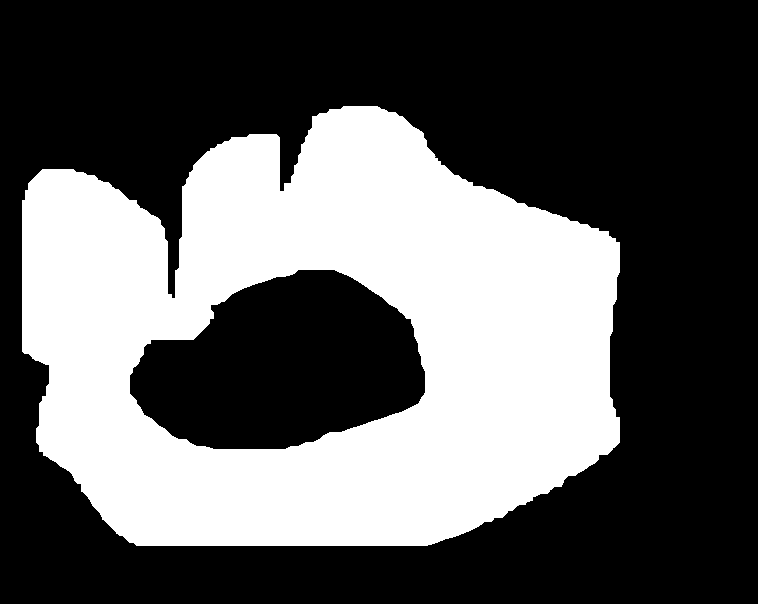
#> input picture img/countour.png, 758 x 604 px
$ python 4_9_2.py
#> lines starting #> are read from the running program, lines starting #| are printed output that depends on the picture; after the words box and inside, x2 and y2 are one past the last pixel; in counts of white or black regions, pixels touching at a corner belong together
import cv2 as cv
import numpy as np
from numpy.core.defchararray import center
img = cv.imread("./img/countour.png")
#> img is the input picture: shape (604, 758, 3); min 0, max 255, mean 93.9
gray = cv.cvtColor(img,cv.COLOR_RGB2GRAY)
ret,th = cv.threshold(gray,175,255,0)
#> th: shape (604, 758); 36.8% white; 1 white region
contours, hierarchy = cv.findContours(th,cv.RETR_TREE,cv.CHAIN_APPROX_SIMPLE)
#> contours = 2 contours; box (x1, y1, x2, y2) and area: (22, 106, 620, 546) 205336, (129, 269, 426, 450) 38117
cnt = contours[0]
#> cnt = contour of 436 points, box (x1, y1, x2, y2) (22, 106, 620, 546), area 205336
M = cv.moments(cnt)
#> M = moments, m00 205335.5, centre m10/m00, m01/m00 = (316.6, 344.5)
print(M)
#> (printed output is left out)
#质心
cx = int(M['m10']/M['m00'])
#> cx = 316
cy = int(M['m01']/M['m00'])
#> cy = 344
print("质心：x:{:d} y:{:d}".format(cx,cy))
#| 质心：x:316 y:344
#轮廓面积
area = cv.contourArea(cnt)
#> area = 205335.5
print("面积：{:.3f}".format(area))
#| 面积：205335.500
#轮廓周长
perimeter = cv.arcLength(cnt,True)
#> perimeter = 2224.6
print("周长：{:.3f}".format(perimeter))
#| 周长：2224.639
#轮廓近似
epsilon = 0.000001*cv.arcLength(cnt,True)
#> epsilon = 0.00222
approx = cv.approxPolyDP(cnt,epsilon,True)
#> approx has the same summary as cnt
cv.drawContours(img,approx,-1,(0,255,0),3)
cv.imshow("img",img)
#轮廓凸包
hull =cv.convexHull(cnt)
#> hull = contour of 24 points, box (x1, y1, x2, y2) (22, 106, 620, 546), area 220978
cv.drawContours(img,approx,-1,(0,0,255),3)
cv.imshow("img1",img)
#检查凸度 0 false 1 ture
k = cv.isContourConvex(cnt)
#> k = False
print("是否凸出：{:d}".format(k))
#| 是否凸出：0
#边界矩形-直角矩形
x,y,w,h = cv.boundingRect(cnt)
#> x = 22; y = 106; w = 598; h = 440
cv.rectangle(img,(x,y),(x+w,y+h),(255,0,0),3)
cv.imshow("img2",img)
#边界矩形-旋转矩形
rect = cv.minAreaRect(cnt)
#> rect = ((320.5, 325.5), (439, 597), -90)
box = cv.boxPoints(rect)
#> box = [[619, 545], [22, 545], [22, 106], [619, 106]]
box = np.int0(box)
cv.drawContours(img,[box],0,(125,125,125),3)
cv.imshow("img3",img)
#最小闭合圈
(x,y),radius = cv.minEnclosingCircle(cnt)
#> x = 323; y = 313.6; radius = 322.6
center = (int(x),int(y))
#> center = (323, 313)
radius = int(radius)
#> radius = 322
cv.circle(img,center,radius,(175,175,175),3)
cv.imshow("img4",img)
#拟合一个椭圆
ellipse =cv.fitEllipse(cnt)
#> ellipse = ((322.8, 350.2), (434.5, 610), 88.6)
cv.ellipse(img,ellipse,(0,175,0),3)
cv.imshow("img5",img)
#拟合一个直线
rows,cols = img.shape[:2]
#> rows = 604; cols = 758
[vx,vy,x,y] = cv.fitLine(cnt,cv.DIST_L2,0,0.01,0.01)
#> vx = [0.997]; vy = [0.0831]; x = [342.6]; y = [320.5]
lefty = int((-x*vy/vx)+y)
#> lefty = 291
righty = int(((cols-x)*vy/vx)+y)
#> righty = 355
cv.line(img,(cols-1,righty),(0,lefty),(175,0,0),3)
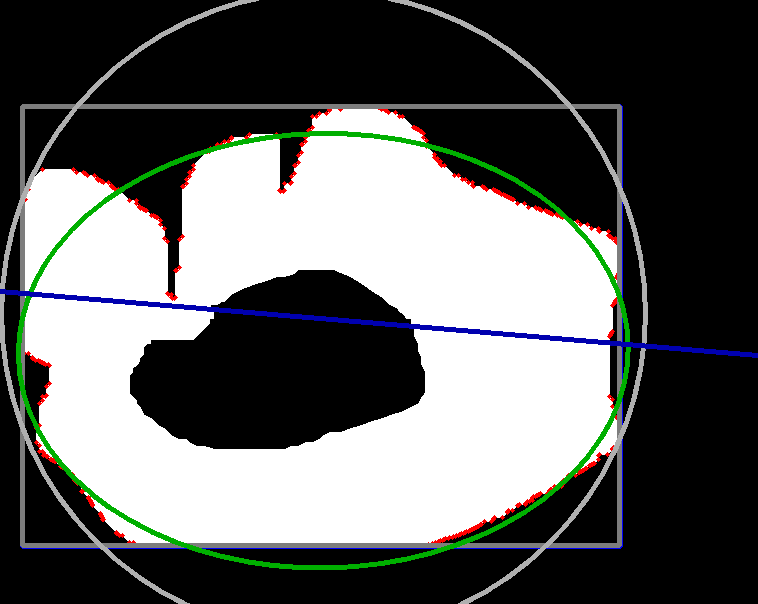
#> img: shape (604, 758, 3); mean B, G, R 96.4, 97.5, 96.1
cv.imshow("img6",img)

cv.waitKey(0)
